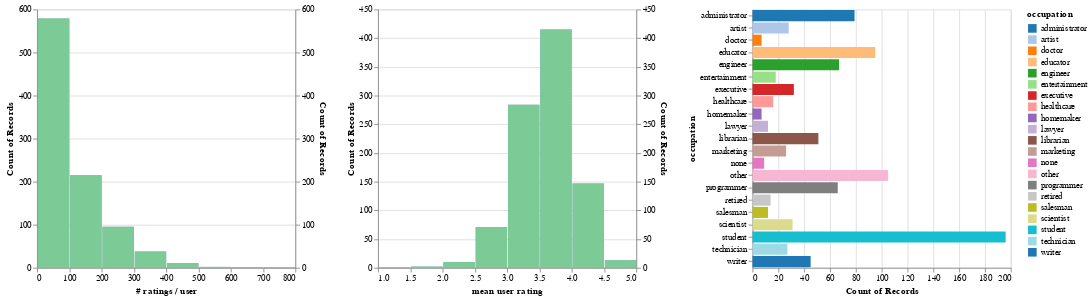

The notebook cell saved with this chart:
### Markdown cell above
This is an interactive chart.
By selecting occupation you can see curresponding values of user rating and mean rating

### Code cell
users_ratings = (
    ratings
    .groupby('user_id', as_index=False)
    .agg({'rating': ['count', 'mean']})
    .flatten_cols()
    .merge(users, on='user_id')
)
# Create a chart for the count, and one for the mean.
alt.hconcat(
    filtered_hist('rating count', '# ratings / user', occupation_filter),
    filtered_hist('rating mean', 'mean user rating', occupation_filter),
    occupation_chart,
    data=users_ratings)

### Figure 1 — Vega-Lite specification as saved in the notebook (floating-point values rounded to 4 significant figures; data arrays with more than 128 entries replaced by an {"elided": "..."} marker saying what was removed)
{"config": {"view": {"continuousWidth": 400, "continuousHeight": 300}}, "hconcat": [{"layer": [{"mark": "bar", "encoding": {"x": {"type": "quantitative", "bin": {"maxbins": 10}, "field": "rating count", "title": "# ratings / user"}, "y": {"type": "quantitative", "aggregate": "count"}}, "transform": [{"filter": {"selection": "selector002"}}], "width": 300}, {"mark": "bar", "encoding": {"color": {"value": "lightgreen"}, "opacity": {"value": 0.7}, "x": {"type": "quantitative", "bin": {"maxbins": 10}, "field": "rating count", "title": "# ratings / user"}, "y": {"type": "quantitative", "aggregate": "count"}}, "width": 300}], "resolve": {"scale": {"y": "independent"}}}, {"layer": [{"mark": "bar", "encoding": {"x": {"type": "quantitative", "bin": {"maxbins": 10}, "field": "rating mean", "title": "mean user rating"}, "y": {"type": "quantitative", "aggregate": "count"}}, "transform": [{"filter": {"selection": "selector002"}}], "width": 300}, {"mark": "bar", "encoding": {"color": {"value": "lightgreen"}, "opacity": {"value": 0.7}, "x": {"type": "quantitative", "bin": {"maxbins": 10}, "field": "rating mean", "title": "mean user rating"}, "y": {"type": "quantitative", "aggregate": "count"}}, "width": 300}], "resolve": {"scale": {"y": "independent"}}}, {"mark": "bar", "encoding": {"color": {"condition": {"type": "nominal", "field": "occupation", "scale": {"scheme": "category20"}, "selection": "selector002"}, "value": "lightgray"}, "x": {"type": "quantitative", "aggregate": "count"}, "y": {"type": "nominal", "field": "occupation"}}, "height": 300, "selection": {"selector002": {"type": "multi", "fields": ["occupation"]}}, "width": 300}], "data": {"name": "data-b89132408aa429a3ab91587aad07a2ca"}, "$schema": "https://vega.github.io/schema/vega-lite/v4.8.1.json", "datasets": {"data-b89132408aa429a3ab91587aad07a2ca": {"elided": "943 records"}}}
